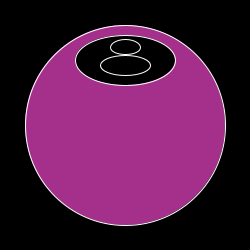
Frame 1 (no input)
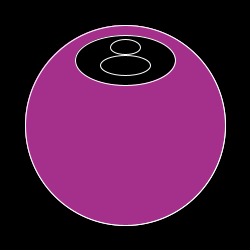
Frame 2 (the mouse pressed at the canvas centre, redrawn once)

The Processing sketch that drew these frames (run headless with seeded random() and noise(); the mouse was pressed at the canvas centre and the sketch redrawn once):

// Processing sketch: processing_79280
// ── processing_79280.pde

//Brian C, Magic Eight Ball, CP1 Mods 16/17

boolean question = true;
String [] answers = {"outlook not so good", "don't count on it", "my sources say no", "without a doubt", "reply hazy, try again", "it is certain", "my reply is no", "as I see it yes", "most likely", "you may rely on it", "cannot predict now", "better not tell you now", "very doubtful", "outlook good", "yes definitely", "concentrate and ask again"};
void setup()
{
  size(250, 250);
  background(0);
  noLoop();
}
void draw()
{
  if (question == true)
  {
    stroke(255);
    fill(165, 48, 140); //purple
    ellipse(125, 125, 200, 200);
    fill(0); //top
    ellipse(125, 60, 100, 50);
    fill(0);
    ellipse(125, 47, 30, 15);
    ellipse(125, 65, 50, 20);
  }
  else if (question == false)
  {
    fill(0);
    textAlign(CENTER);
    text(answers[int(random(-1,16))],125,135);
  }
}
void mouseClicked()
{
  question = !question;
  redraw();
}
